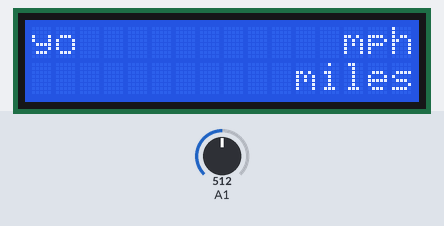
A sketch run on a simulated Arduino Uno, built with avr-gcc and run on an emulated ATmega328P. Parts: 16×2 character LCD. The test bench sets the inputs (shaded band); at power-on: A1 = 512.

Above: at 1.2 s.
1.3 s: A1 set to 5
2.8 s: A1 set to 2
At 4.0 s:
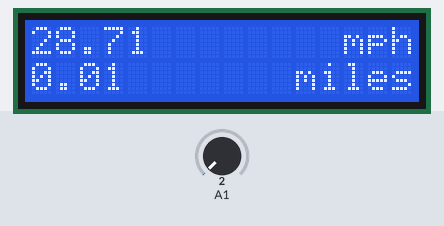
At 6.9 s:
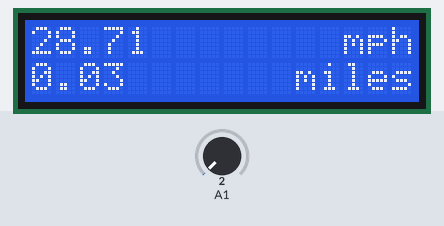
Timing chart, 0 to 8.4 s (numbered marks = the images above; inputs shaded):
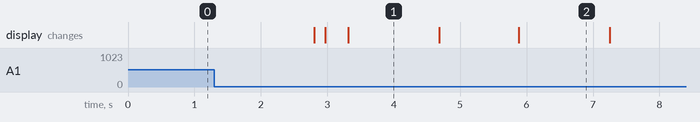

Measured:
- the behaviour switches between 4 and 3 on A1 (found by bisection; images 0 and 1)
- after the input at 1.3 s, every drawn part: stays the same
- after the input at 2.8 s, the display: first changes at once (image 1 shows a later state)
- what the display in image 1 shows lasts 1.4 s, from 3.3 s to 4.7 s

The sketch:

bikeComputer.ino
```cpp
#include <Arduino.h>
#include <math.h>
#include <string.h>
#include <stdlib.h>
#include <LiquidCrystal.h>

const int hallPin=2;
const double circumference=84.823; //in
const int rs = 12, en = 11, d4 = 6, d5 = 5, d6 = 4, d7 = 3;
int totalRev=0;
double distance=0;
int timeAtLastRev=0;
double velocity=0.0;
double distance2;
double velocity2;

LiquidCrystal lcd(rs, en, d4, d5, d6, d7);

void setup() {
  // put your setup code here, to run once:
  Serial.begin(9600);
  lcd.begin(16, 2);
  lcd.print("yo");
  lcd.setCursor(13,0);
  lcd.print("mph");
  lcd.setCursor(11,1);
  lcd.print("miles");
}

double findDistance() {
  distance=circumference*totalRev; //in
  distance=distance/12; //ft
  distance=distance/5280; //mi
  return distance;
}

double findVelocity() {
  velocity=circumference/(millis()-timeAtLastRev); //in/ms
  timeAtLastRev=millis();
  velocity=velocity/63360; //mi/ms
  velocity=velocity*3666666; //mph
  return velocity;
}

void loop() {
  // put your main code here, to run repeatedly:
  if (analogRead(1)<=3 && millis()-timeAtLastRev>170) {
    totalRev++;
    distance2=findDistance();
    velocity2=findVelocity();
    lcd.setCursor(0,0);
    lcd.print(velocity2);
    lcd.setCursor(0,1);
    lcd.print(distance2);
  }
}
```
